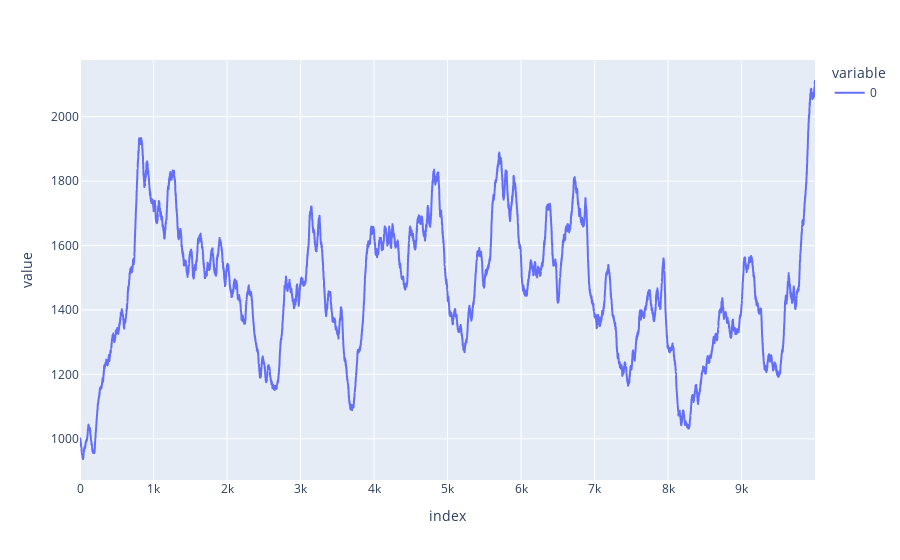

The notebook cell this image was saved under:
### Code cell
longRegression = pd.read_csv("/home/leon/projects/epsilon-ensemble/data/autorergression10-0,15.txt", sep="\n", header=None)
plt.plot(longRegression, "line")

### Figure 1 — Plotly figure (JSON) as saved in the notebook; plotly's stock layout.template omitted (floating-point values rounded to 4 significant figures; data arrays with more than 128 entries replaced by an {"elided": "..."} marker saying what was removed)
{"data": [{"hovertemplate": "variable=0<br>index=%{x}<br>value=%{y}<extra></extra>", "legendgroup": "0", "line": {"color": "#636efa", "dash": "solid"}, "mode": "lines", "name": "0", "showlegend": true, "type": "scattergl", "x": {"elided": "10000 int values"}, "xaxis": "x", "y": {"elided": "10000 float values"}, "yaxis": "y"}], "layout": {"legend": {"title": {"text": "variable"}, "tracegroupgap": 0}, "margin": {"t": 60}, "xaxis": {"anchor": "y", "domain": [0, 1], "title": {"text": "index"}}, "yaxis": {"anchor": "x", "domain": [0, 1], "title": {"text": "value"}}}}
